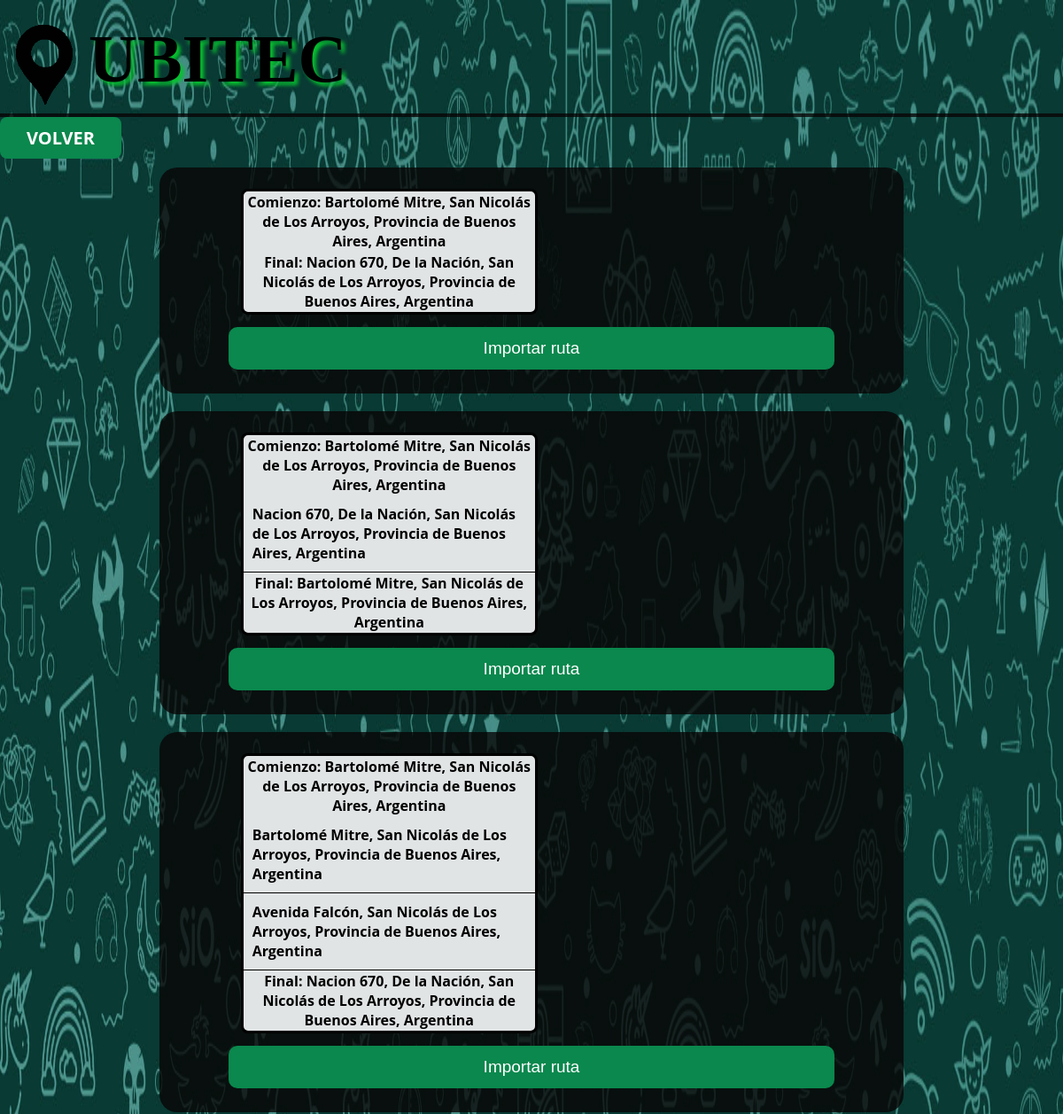
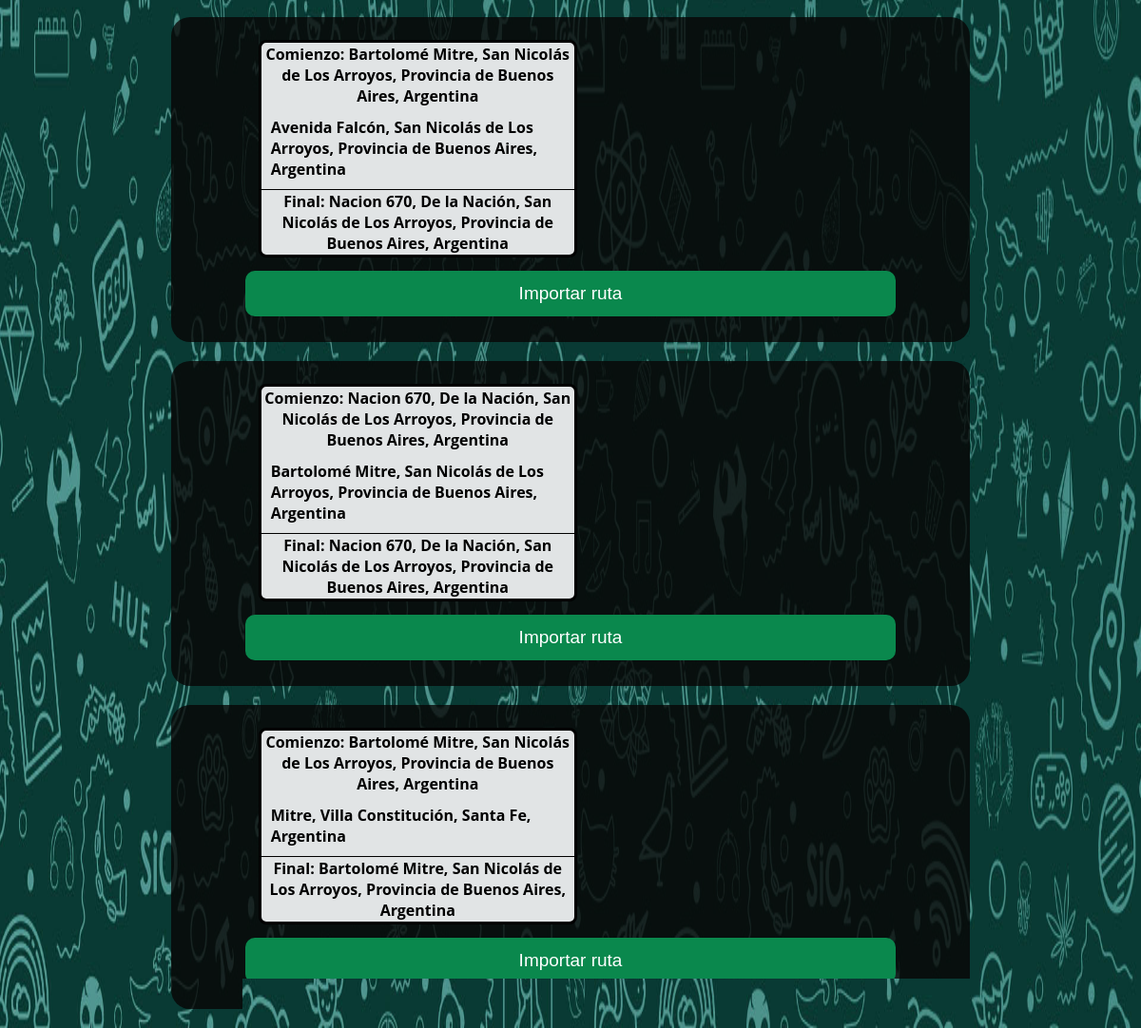
The app's page /ubitec/history.php (signed in) with its own data (2 pictures, top to bottom).
### tables this page shows
CREATE TABLE `user_ruta` (
  `id_ruta` int(11) NOT NULL,
  `id_user` int(11) NOT NULL,
  `ruta_inicio` text DEFAULT NULL,
  `ruta_final` text DEFAULT NULL
);

### ubitec/functions.php (called while the page is built, shortened)
<?php
        function searchAllId($conn, $idUser){
            $sql = "SELECT id_ruta FROM user_ruta WHERE id_user=:id_user";
            $stmt = $conn->prepare($sql);
            $stmt->bindParam(':id_user', $idUser);
            $stmt->execute();
            $results = array();
            while($moment = $stmt->fetch(PDO::FETCH_ASSOC)){
                array_push($results, $moment['id_ruta']);
            }
            return $results;
        }
        function searchDirections($id_ruta){
            $link = mysqli_connect("localhost", "root", "");
            mysqli_select_db($link, "ubitec");
            $resultFinal = array();
            try{
                $result = mysqli_query($link, "SELECT ruta.direccion FROM ruta INNER JOIN user_ruta ON user_ruta.id_ruta = ruta.id_ruta WHERE ruta.id_ruta=$id_ruta");
            }catch(Exception $e){
            }
            if(!empty($result)){
                $lenght = $result->num_rows;
                for($i = 0; $i<$lenght; $i++){
                    $resultFinal[$i]=mysqli_fetch_array($result)[0];
                }
            }
            return $resultFinal;
        }
        function reciveExtremes($conn ,$id_ruta){
            $load = "SELECT ruta_inicio, ruta_final FROM user_ruta WHERE id_ruta=:id_ruta";
            $stmt = $conn->prepare($load);
            $stmt->bindParam(':id_ruta', $id_ruta);
            $stmt->execute();
            $results = $stmt->fetch(PDO::FETCH_ASSOC);
            if($results){
                if($results['ruta_inicio'] && $results['ruta_final']){
                    return $results;
                }else{
                    return array();
                }
            }
        }
?>

### ubitec/partials/bd_history.php (called while the page is built, shortened)
<?php
    require './database.php';
    require './functions.php';
    $allRoutes = searchAllId($conn, $_SESSION['user_id']);
?>

### ubitec/history.php (the view, shortened to what this page needs)
<?php
    require './partials/bd_history.php';
?>
<!DOCTYPE html>
<html lang="en">
<head>
    <link rel="stylesheet" type="text/css" href="./assets/css/styleStart.css">
    <link rel="stylesheet" type="text/css" href="assets/css/style.css">
</head>
<body class="fondo">
    <?php
        require './partials/header.php';
        echo '<div class="return" >';
            echo '<a href="../ubitec/" class="boton">volver</a>';
        echo '</div>';
        for($i=count($allRoutes)-1; $i>=0; $i--):
            $directions = searchDirections($allRoutes[$i]);
            $startEnd = reciveExtremes($conn, $allRoutes[$i]);
    ?>
        <?php if(!empty($directions) || !empty($startEnd)): ?>
            <div class="caja">
                    <table>
                        <tr>
                            <th>Comienzo: <?php echo $startEnd['ruta_inicio']; ?></th>
                        </tr>
                    <?php
                        for($var=0; $var < count($directions); $var++):
                    ?>
                        <tr><td>
                            <?php echo $directions[$var]; ?>
                        </td></tr>
                    <?php
                        endfor;
                    ?>
                        <tr>
                            <th>Final: <?php echo $startEnd['ruta_final']; ?></th>
                        </tr>
                    </table>
                    <form method="POST">
                        <input type="submit" name="import" class="import" value="Importar ruta">
                    </form>
            </div>
    <?php
            endif;
        endfor;
    ?>
</body>
</html>

### ubitec/assets/css/stylestart.css (style rules this page uses)
:root { --blanco:#ffffff; --oscuro: #212121; --primario: #146c43; --secundario: #0a884d; --gris: #757575; --grisSuave: #dddddd }
html { font-size: 62.5%; box-sizing: border-box; }
*, *:before, *:after { box-sizing: inherit; }
body { font-size: 16px; font-family: 'Krub', sans-serif; background-image: linear-gradient(to top, var(--grisSuave) 0%, var(--blanco) 100% ); }
.boton { background-color: var(--secundario); padding: 1rem 3rem ; border-radius: .8rem; color: var(--blanco); text-decoration: none; font-size: 2rem; margin-top: 2rem; text-transform: uppercase; font-weight: 700; width: 70%; text-align: center; }
@media (min-width: 768px) { .boton { width: auto; } }
.return { margin-top: 1rem; }

### ubitec/assets/css/style.css (style rules this page uses)
.fondo { margin: 0; padding: 0; font-family: 'Open Sans', sans-serif; background-image: url(../css/fondoindex.jpg); background-attachment: fixed; background-size: 100% 100%; }
.caja { width: 70%; margin: 20px auto; padding: 2% 6.5% 0% 6.5%; box-sizing: border-box; background-color: #080404c7; border-radius: 20px; }
input[type="submit"], input[type="button"] { width: 100%; padding: 13px; margin-bottom: 4%; color: #fff; font-size: 19px; background-color: #0a884d; border: 0; border-radius: 10px; transition: .3s; }
#map, table { float: left; }
table { width: 49%; margin: 0% 0% 2% 2%; background-color: #e1e4e5; font-weight: bold; border: 1px 2px; border-style: solid; border-color: black; border-radius: 8px; border-spacing: 0; }
table td { border-bottom: 1px solid black; padding: 10px; }

### records on screen
user_ruta: ruta_inicio "Bartolomé Mitre, San Nicolás de Los Arroyos, Provincia de Buenos Aires, Argentina", ruta_final "Nacion 670, De la Nación, San Nicolás de Los Arroyos, Provincia de Buenos Aires, Argentina"
user_ruta: ruta_inicio "Bartolomé Mitre, San Nicolás de Los Arroyos, Provincia de Buenos Aires, Argentina", var "Nacion 670, De la Nación, San Nicolás de Los Arroyos, Provincia de Buenos Aires, Argentina", ruta_final "Bartolomé Mitre, San Nicolás de Los Arroyos, Provincia de Buenos Aires, Argentina"
user_ruta: ruta_inicio "Bartolomé Mitre, San Nicolás de Los Arroyos, Provincia de Buenos Aires, Argentina", var "Bartolomé Mitre, San Nicolás de Los Arroyos, Provincia de Buenos Aires, Argentina", var "Avenida Falcón, San Nicolás de Los Arroyos, Provincia de Buenos Aires, Argentina", ruta_final "Nacion 670, De la Nación, San Nicolás de Los Arroyos, Provincia de Buenos Aires, Argentina"
user_ruta: ruta_inicio "Bartolomé Mitre, San Nicolás de Los Arroyos, Provincia de Buenos Aires, Argentina", var "Avenida Falcón, San Nicolás de Los Arroyos, Provincia de Buenos Aires, Argentina", ruta_final "Nacion 670, De la Nación, San Nicolás de Los Arroyos, Provincia de Buenos Aires, Argentina"
user_ruta: ruta_inicio "Nacion 670, De la Nación, San Nicolás de Los Arroyos, Provincia de Buenos Aires, Argentina", var "Bartolomé Mitre, San Nicolás de Los Arroyos, Provincia de Buenos Aires, Argentina", ruta_final "Nacion 670, De la Nación, San Nicolás de Los Arroyos, Provincia de Buenos Aires, Argentina"
user_ruta: ruta_inicio "Bartolomé Mitre, San Nicolás de Los Arroyos, Provincia de Buenos Aires, Argentina", var "Mitre, Villa Constitución, Santa Fe, Argentina", ruta_final "Bartolomé Mitre, San Nicolás de Los Arroyos, Provincia de Buenos Aires, Argentina"
